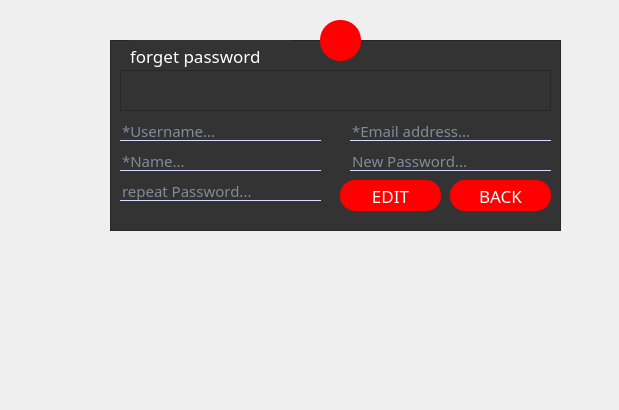
<?xml version="1.0" encoding="UTF-8"?>
<ui version="4.0">
 <class>forget_pass</class>
 <widget class="QDialog" name="forget_pass">
  <property name="geometry">
   <rect>
    <x>0</x>
    <y>0</y>
    <width>619</width>
    <height>410</height>
   </rect>
  </property>
  <property name="minimumSize">
   <size>
    <width>619</width>
    <height>410</height>
   </size>
  </property>
  <property name="maximumSize">
   <size>
    <width>619</width>
    <height>410</height>
   </size>
  </property>
  <property name="windowTitle">
   <string>Dialog</string>
  </property>
  <property name="styleSheet">
   <string notr="true">QWidget
{
background:url(:/first/lib.jpg);
}
*{
font-family:century gothic;
font-size:17px;
}
QFrame
{
background: #333;

}
QToolButton
{
background: red;
border-radius:20px;
}
QPushButton
{
color: white;
background: red;
border-radius:15px;
}
QLabel
{
color:white;
}
QPushButton:hover
{
color:#333;
border-radius:15px;
background: #379eff;
}
QLineEdit
{
background:transparent;
border:none;
color:#dddbff;
border-bottom:1px solid #dddbff;
font-size:15px;
}
#register_2
{
background:transparent;
border:none;
font-size:14px;
color:red;
}
#register_2:hover
{
color:#379eff;

}

QTextBrowser
{
font-size: 13px;
color:#dddbff;
}</string>
  </property>
  <widget class="QFrame" name="frame">
   <property name="geometry">
    <rect>
     <x>110</x>
     <y>40</y>
     <width>451</width>
     <height>191</height>
    </rect>
   </property>
   <property name="frameShape">
    <enum>QFrame::StyledPanel</enum>
   </property>
   <property name="frameShadow">
    <enum>QFrame::Raised</enum>
   </property>
   <widget class="QLabel" name="label">
    <property name="geometry">
     <rect>
      <x>20</x>
      <y>0</y>
      <width>161</width>
      <height>31</height>
     </rect>
    </property>
    <property name="text">
     <string>forget password</string>
    </property>
   </widget>
   <widget class="QLineEdit" name="name">
    <property name="geometry">
     <rect>
      <x>10</x>
      <y>110</y>
      <width>201</width>
      <height>21</height>
     </rect>
    </property>
    <property name="inputMask">
     <string/>
    </property>
    <property name="text">
     <string/>
    </property>
    <property name="cursorPosition">
     <number>0</number>
    </property>
    <property name="placeholderText">
     <string>*Name...</string>
    </property>
   </widget>
   <widget class="QLineEdit" name="email">
    <property name="geometry">
     <rect>
      <x>240</x>
      <y>80</y>
      <width>201</width>
      <height>21</height>
     </rect>
    </property>
    <property name="inputMask">
     <string/>
    </property>
    <property name="text">
     <string/>
    </property>
    <property name="placeholderText">
     <string>*Email address...</string>
    </property>
   </widget>
   <widget class="QLineEdit" name="password">
    <property name="geometry">
     <rect>
      <x>240</x>
      <y>110</y>
      <width>201</width>
      <height>21</height>
     </rect>
    </property>
    <property name="inputMask">
     <string/>
    </property>
    <property name="text">
     <string/>
    </property>
    <property name="echoMode">
     <enum>QLineEdit::Password</enum>
    </property>
    <property name="placeholderText">
     <string>New Password...</string>
    </property>
   </widget>
   <widget class="QTextBrowser" name="textBrowser">
    <property name="geometry">
     <rect>
      <x>10</x>
      <y>30</y>
      <width>431</width>
      <height>41</height>
     </rect>
    </property>
   </widget>
   <widget class="QPushButton" name="signup">
    <property name="geometry">
     <rect>
      <x>340</x>
      <y>140</y>
      <width>101</width>
      <height>31</height>
     </rect>
    </property>
    <property name="text">
     <string>BACK</string>
    </property>
   </widget>
   <widget class="QLineEdit" name="username">
    <property name="geometry">
     <rect>
      <x>10</x>
      <y>80</y>
      <width>201</width>
      <height>21</height>
     </rect>
    </property>
    <property name="inputMask">
     <string/>
    </property>
    <property name="text">
     <string/>
    </property>
    <property name="placeholderText">
     <string>*Username...</string>
    </property>
   </widget>
   <widget class="QPushButton" name="exit">
    <property name="geometry">
     <rect>
      <x>230</x>
      <y>140</y>
      <width>101</width>
      <height>31</height>
     </rect>
    </property>
    <property name="font">
     <font>
      <family>century gothic</family>
      <pointsize>-1</pointsize>
      <weight>50</weight>
      <italic>false</italic>
      <bold>false</bold>
     </font>
    </property>
    <property name="text">
     <string>EDIT</string>
    </property>
   </widget>
   <widget class="QLineEdit" name="password_2">
    <property name="geometry">
     <rect>
      <x>10</x>
      <y>140</y>
      <width>201</width>
      <height>21</height>
     </rect>
    </property>
    <property name="inputMask">
     <string/>
    </property>
    <property name="text">
     <string/>
    </property>
    <property name="echoMode">
     <enum>QLineEdit::Password</enum>
    </property>
    <property name="placeholderText">
     <string>repeat Password...</string>
    </property>
   </widget>
  </widget>
  <widget class="QToolButton" name="toolButton">
   <property name="geometry">
    <rect>
     <x>320</x>
     <y>20</y>
     <width>41</width>
     <height>41</height>
    </rect>
   </property>
   <property name="text">
    <string/>
   </property>
   <property name="icon">
    <iconset resource="resource.qrc">
     <normaloff>:/first/login.png</normaloff>:/first/login.png</iconset>
   </property>
   <property name="iconSize">
    <size>
     <width>128</width>
     <height>128</height>
    </size>
   </property>
  </widget>
 </widget>
 <resources>
  <include location="resource.qrc"/>
 </resources>
 <connections/>
</ui>
